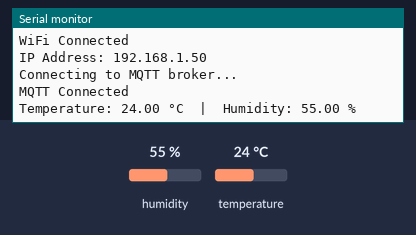
A sketch run on a simulated ESP32. On the bench: the last lines printed to the serial monitor. The inputs (shaded band) are chosen by the test bench; at power-on: humidity 55 %, temperature 24 °C. WiFi joins after 1.5 s; servers stay silent unless stated; no MQTT or app messages arrive unless stated.

Above: at 2.7 s.
2.8 s: humidity set to 22 %
At 7.7 s:
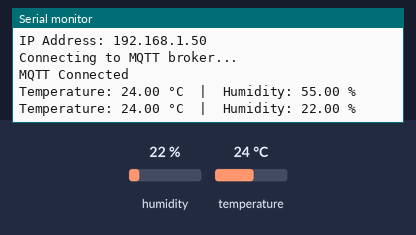
8.8 s: temperature set to 12 °C
At 12.3 s:
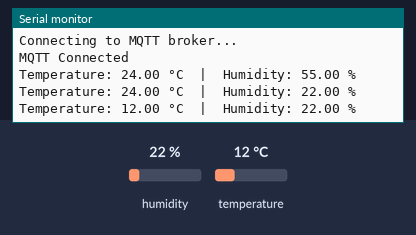
14.8 s: humidity set to 40 %
At 17.0 s:
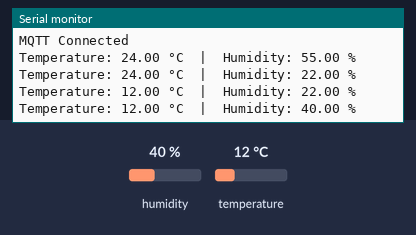
Timing chart, 0 to 18.5 s (numbered marks = the images above; inputs shaded):
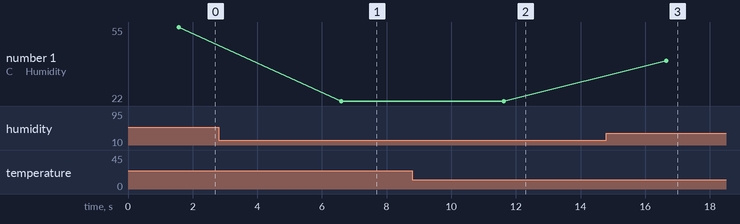

The sketch:

mqtt_pub.ino
```cpp
#include <WiFi.h>
#include <ArduinoMqttClient.h>
#include <DHT.h>

/* WiFi credentials */
const char *ssid = "Darshana";
const char *password = "87654321";

/* MQTT Broker details */
const char *broker ="test.mosquitto.org";

int port = 1883;

/* DHT Sensor */
#define DHT_PIN 4
#define DHT_TYPE DHT11

DHT dht(DHT_PIN, DHT_TYPE);

/* WiFi & MQTT client */
WiFiClient wifiClient;
MqttClient mqttClient(wifiClient);

void setup() {
  Serial.begin(115200);
  dht.begin();

  /* Connect to WiFi */
  WiFi.mode(WIFI_STA);
  WiFi.begin(ssid, password);

  Serial.print("Connecting to WiFi");
  while (WiFi.status() != WL_CONNECTED) {
    delay(500);
    Serial.print(".");
  }

  Serial.println("\nWiFi Connected");
  Serial.print("IP Address: ");
  Serial.println(WiFi.localIP());

  /* Connect to MQTT broker */
  Serial.print("Connecting to MQTT broker...");
  while (!mqttClient.connect(broker, port)) {
    Serial.print(".");
    delay(1000);
  }
  Serial.println("\nMQTT Connected");
}

void loop() {
  float temperature = dht.readTemperature();   // Celsius
  float humidity = dht.readHumidity();

  if (isnan(temperature) || isnan(humidity)) {
    Serial.println("Failed to read from DHT sensor!");
    delay(2000);
    return;
  }

  /* Publish temperature */
  mqttClient.beginMessage("sensor/temperature");
  mqttClient.print(temperature);
  mqttClient.endMessage();

  /* Publish humidity */
  mqttClient.beginMessage("sensor/humidity");
  mqttClient.print(humidity);
  mqttClient.endMessage();

  Serial.print("Temperature: ");
  Serial.print(temperature);
  Serial.print(" °C  |  Humidity: ");
  Serial.print(humidity);
  Serial.println(" %");

  delay(5000);   // publish every 5 seconds
}
```

Measured:
- after the input at 2.8 s, the serial monitor: prints a new line after 3.8 s (image 1)
- after the input at 8.8 s, the serial monitor: prints a new line after 2.8 s (image 2)
- after the input at 14.8 s, the serial monitor: prints a new line after 1.8 s (image 3)
- plotted number 1: 55 → 22 after the input at 2.8 s, 22 → 40 after the input at 14.8 s
